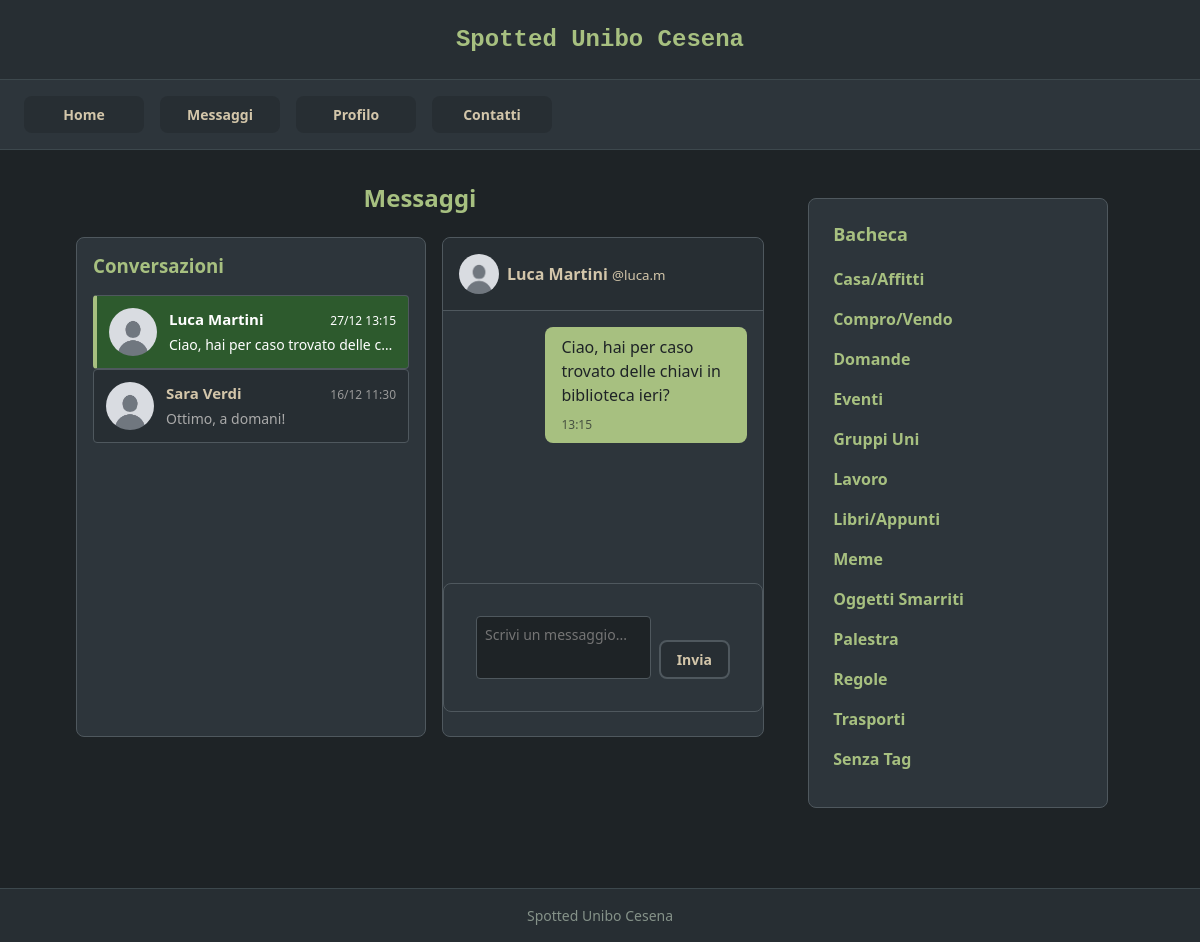
Page /messaggi.php?user=5 (signed in) on the committed database.
### tables this page shows
CREATE TABLE IF NOT EXISTS `utente` (
  `idutente` INT NOT NULL AUTO_INCREMENT,
  `username` VARCHAR(100) NOT NULL,
  `password` VARCHAR(512) NOT NULL,
  `nome` VARCHAR(45) NOT NULL,
  `attivo` TINYINT NULL DEFAULT 0,
  `amministratore` TINYINT NULL DEFAULT 0,
  `imgprofilo` VARCHAR(100) DEFAULT 'default-avatar.png',
  PRIMARY KEY (`idutente`)
);

CREATE TABLE IF NOT EXISTS `messaggio` (
  `idmessaggio` INT NOT NULL AUTO_INCREMENT,
  `testomessaggio` TEXT NOT NULL,
  `datamessaggio` DATETIME NOT NULL,
  `letto` TINYINT NOT NULL DEFAULT 0,
  `mittente` INT NOT NULL,
  `destinatario` INT NOT NULL,
  PRIMARY KEY (`idmessaggio`),
  INDEX `fk_messaggio_mittente_idx` (`mittente` ASC),
  INDEX `fk_messaggio_destinatario_idx` (`destinatario` ASC),
  INDEX `idx_conversation` (`mittente` ASC, `destinatario` ASC, `datamessaggio` DESC),
  CONSTRAINT `fk_messaggio_mittente`
    FOREIGN KEY (`mittente`)
    REFERENCES `utente` (`idutente`)
    ON DELETE CASCADE
    ON UPDATE NO ACTION,
  CONSTRAINT `fk_messaggio_destinatario`
    FOREIGN KEY (`destinatario`)
    REFERENCES `utente` (`idutente`)
    ON DELETE CASCADE
    ON UPDATE NO ACTION
);

CREATE TABLE IF NOT EXISTS `tag` (
  `idtag` INT NOT NULL AUTO_INCREMENT,
  `nometag` VARCHAR(50) NOT NULL,
  PRIMARY KEY (`idtag`),
  UNIQUE INDEX `nometag_UNIQUE` (`nometag` ASC)
);

### messaggi.php (called while the page is built, shortened)
<?php
require_once 'bootstrap.php';
$idutente = $_SESSION['idutente'];
$conversationWith = isset($_GET['user']) ? intval($_GET['user']) : null;
$templateParams["conversations"] = $dbh->getConversations($idutente);
if($conversationWith){
    $templateParams["selectedUser"] = $dbh->getUserById($conversationWith);
    $templateParams["messages"] = $dbh->getMessagesBetweenUsers($idutente, $conversationWith);
    $dbh->markMessagesAsRead($conversationWith, $idutente);
}
$templateParams["titolo"] = "Messaggi - Spotted Unibo Cesena";
$templateParams["nome"] = "messages.php";
$templateParams["js"] = array("js/messages.js");
require 'template/base.php';
?>

### utils/functions.php (called while the page is built, shortened)
<?php
function isUserLoggedIn(){
    return !empty($_SESSION['idutente']);
}
?>

### db/database.php (called while the page is built, shortened)
<?php
class DatabaseHelper{
    private $db;
    public function __construct($servername, $username, $password, $dbname, $port){
        $this->db = new mysqli($servername, $username, $password, $dbname, $port);
    }
    public function getUserById($id){
        $query = "SELECT idutente, username, nome, imgprofilo, amministratore FROM utente WHERE idutente=?";
        $stmt = $this->db->prepare($query);
        $stmt->bind_param('i', $id);
        $stmt->execute();
        $result = $stmt->get_result();
        return $result->fetch_assoc();
    }
    public function getTags(){
        $query = "SELECT idtag, nometag FROM tag ORDER BY nometag ASC";
        $stmt = $this->db->prepare($query);
        $stmt->execute();
        $result = $stmt->get_result();
        return $result->fetch_all(MYSQLI_ASSOC);
    }
    public function getConversations($idutente){
        $query = "SELECT DISTINCT
                    CASE
                        WHEN m.mittente = ? THEN m.destinatario
                        ELSE m.mittente
                    END as idutente,
                    u.nome, u.username, u.imgprofilo,
                    (SELECT testomessaggio FROM messaggio
                     WHERE (mittente = ? AND destinatario = u.idutente)
                        OR (mittente = u.idutente AND destinatario = ?)
                     ORDER BY datamessaggio DESC LIMIT 1) as ultimo_messaggio,
                    (SELECT datamessaggio FROM messaggio
                     WHERE (mittente = ? AND destinatario = u.idutente)
                        OR (mittente = u.idutente AND destinatario = ?)
                     ORDER BY datamessaggio DESC LIMIT 1) as data_ultimo_messaggio,
                    (SELECT COUNT(*) FROM messaggio
                     WHERE mittente = u.idutente AND destinatario = ? AND letto = 0) as non_letti
                  FROM messaggio m
                  JOIN utente u ON (CASE WHEN m.mittente = ? THEN m.destinatario ELSE m.mittente END = u.idutente)
                  WHERE m.mittente = ? OR m.destinatario = ?
                  ORDER BY data_ultimo_messaggio DESC";
        $stmt = $this->db->prepare($query);
        $stmt->bind_param('iiiiiiiii', $idutente, $idutente, $idutente, $idutente, $idutente, $idutente, $idutente, $idutente, $idutente);
        $stmt->execute();
        $result = $stmt->get_result();
        return $result->fetch_all(MYSQLI_ASSOC);
    }
    public function getMessagesBetweenUsers($user1, $user2){
        $query = "SELECT m.idmessaggio, m.testomessaggio, m.datamessaggio, m.letto, m.mittente, m.destinatario,
                  u.nome, u.username, u.imgprofilo
                  FROM messaggio m
                  JOIN utente u ON m.mittente = u.idutente
                  WHERE (m.mittente = ? AND m.destinatario = ?) OR (m.mittente = ? AND m.destinatario = ?)
                  ORDER BY m.datamessaggio ASC";
        $stmt = $this->db->prepare($query);
        $stmt->bind_param('iiii', $user1, $user2, $user2, $user1);
        $stmt->execute();
        $result = $stmt->get_result();
        return $result->fetch_all(MYSQLI_ASSOC);
    }
}
?>

### bootstrap.php (called while the page is built, shortened)
<?php
require_once("utils/functions.php");
require_once("db/database.php");
$dbh = new DatabaseHelper("localhost", "root", "", "spotted_db", 3306);
?>

### template/base.php (the view, shortened to what this page needs)
<!DOCTYPE html>
<html lang="it">
<head>
    <link rel="stylesheet" href="./css/base.css" />
    <link rel="stylesheet" href="./css/layout.css" />
    <link rel="stylesheet" href="./css/components.css" />
    <link rel="stylesheet" href="./css/pages.css" />
</head>
<body>
    <header>
        <h1>Spotted Unibo Cesena</h1>
    </header>
    <nav>
        <ul>
            <li><a href="index.php">Home</a></li>
            <?php if(isUserLoggedIn()):
                $unreadCount = $dbh->getUnreadMessageCount($_SESSION['idutente']);
            ?>
            <li><a href="messaggi.php">Messaggi<span id="unread-messages-badge" class="nav-badge" style="display: <?php echo $unreadCount > 0 ? 'inline' : 'none'; ?>;"><?php echo $unreadCount > 0 ? $unreadCount : ''; ?></span></a></li>
            <li><a href="profilo.php">Profilo</a></li>
            <?php else: ?>
            <li><a href="login.php">Login</a></li>
            <?php endif; ?>
            <li><a href="contatti.php">Contatti</a></li>
        </ul>
    </nav>
    <main>
    <?php
    if(isset($templateParams["nome"])){
        require("template/".$templateParams["nome"]);
    }
    ?>
    </main>
    <aside>
        <section>
            <h2>Bacheca</h2>
            <ul>
                <?php
                $tags = $dbh->getTags();
                foreach($tags as $tag):
                ?>
                <li><a href="tag.php?id=<?php echo $tag["idtag"]; ?>"><?php echo $tag["nometag"]; ?></a></li>
                <?php endforeach; ?>
                <li><a href="senza-tag.php">Senza Tag</a></li>
            </ul>
        </section>
    </aside>
    <footer>
        <p>Spotted Unibo Cesena</p>
    </footer>
</body>
</html>

### template/messages.php (shortened to what this page needs)
<h2>Messaggi</h2>
<div class="messages-container">
        <div class="conversations-list">
            <h3>Conversazioni</h3>
            <?php if(empty($templateParams["conversations"])): ?>
                <p class="empty-message">Nessuna conversazione ancora. Inizia a chattare con altri utenti!</p>
            <?php else: ?>
                <?php foreach($templateParams["conversations"] as $conv): ?>
                    <a href="messaggi.php?user=<?php echo $conv['idutente']; ?>"
                       class="conversation-item <?php echo isset($templateParams["selectedUser"]) && $templateParams["selectedUser"]['idutente'] == $conv['idutente'] ? 'active' : ''; ?>">
                        <img src="<?php echo UPLOAD_DIR.$conv['imgprofilo']; ?>" alt="<?php echo $conv['nome']; ?>" class="conversation-avatar">
                        <div class="conversation-info">
                            <div class="conversation-header">
                                <strong class="conversation-name"><?php echo $conv['nome']; ?></strong>
                                <small class="message-time"><?php echo date('d/m H:i', strtotime($conv['data_ultimo_messaggio'])); ?></small>
                            </div>
                            <div class="conversation-footer">
                                <p class="last-message"><?php echo strlen($conv['ultimo_messaggio']) > 50 ? substr($conv['ultimo_messaggio'], 0, 50).'...' : $conv['ultimo_messaggio']; ?></p>
                            </div>
                        </div>
                    </a>
                <?php endforeach; ?>
            <?php endif; ?>
        </div>
        <div class="chat-area">
            <?php if(isset($templateParams["selectedUser"])): ?>
                <div class="chat-header">
                    <img src="<?php echo UPLOAD_DIR.$templateParams["selectedUser"]['imgprofilo']; ?>"
                         alt="<?php echo $templateParams["selectedUser"]['nome']; ?>"
                         class="chat-avatar">
                    <div>
                        <strong><?php echo $templateParams["selectedUser"]['nome']; ?></strong>
                        <small>@<?php echo $templateParams["selectedUser"]['username']; ?></small>
                    </div>
                </div>
                <div class="messages-box" id="messages-box">
                    <?php foreach($templateParams["messages"] as $msg): ?>
                        <div class="message <?php echo $msg['mittente'] == $_SESSION['idutente'] ? 'sent' : 'received'; ?>">
                            <div class="message-content">
                                <p><?php echo nl2br(htmlspecialchars($msg['testomessaggio'])); ?></p>
                                <small class="message-timestamp"><?php echo date('H:i', strtotime($msg['datamessaggio'])); ?></small>
                            </div>
                        </div>
                    <?php endforeach; ?>
                </div>
                <form class="message-form" id="message-form">
                    <textarea name="messaggio" placeholder="Scrivi un messaggio..." required maxlength="1000"></textarea>
                    <button type="submit">Invia</button>
                </form>
            <?php else: ?>
                <div class="empty-chat">
                    <p>Seleziona una conversazione o iniziane una nuova!</p>
                </div>
            <?php endif; ?>
        </div>
    </div>

### css/base.css (style rules this page uses)
:root { --bg-primary: #1e2326; --bg-secondary: #2d353b; --bg-tertiary: #272e33; --bg-hover: #3d484d; --accent-green: #a7c080; --accent-green-hover: #8da563; --accent-blue: #7fbbb3; --accent-blue-hover: #5fa39b; --accent-yellow: #dbbc7f; --accent-red: #e67e80; --accent-red-hover: #c94f54; --text-primary: #d3c6aa; --text-muted: #859289; --text-heading: #a7c080; --border-color: #4f585e; --border-subtle: #3d484d; --space-xs: 0.25rem; --space-sm: 0.5rem; --space-md: 1rem; --space-lg: 1.5rem; --space-xl: 2rem; --space-2xl: 3rem; --font-base: 'Segoe UI', -apple-system, BlinkMacSystemFont, 'Helvetica Neue', Arial, sans-serif; --font-mono: 'Courier New', 'Courier', monospace; --text-xs: 0.75rem; --text-sm: 0.875rem; --text-base: 1rem; --text-lg: 1.125rem; --text-xl: 1.25rem; --text-2xl: 1.5rem; --text-3xl: 1.875rem; --radius-sm: 4px; --radius-md: 8px; --radius-lg: 12px; --radius-full: 9999px; --transition-fast: 150ms ease; --transition-base: 200ms ease; --transition-slow: 300ms ease; --shadow-sm: 0 1px 3px rgba(0, 0, 0, 0.3); --shadow-md: 0 4px 6px rgba(0, 0, 0, 0.4); --shadow-lg: 0 10px 15px rgba(0, 0, 0, 0.5); }
* { box-sizing: border-box; }
body, h1, h2, h3, h4, p, ul, ol { margin: 0; padding: 0; }
body { background-color: var(--bg-primary); color: var(--text-primary); font-family: var(--font-base); font-size: var(--text-base); line-height: 1.5; }
img { max-width: 100%; height: auto; display: block; }
a { color: var(--accent-green); text-decoration: none; transition: color var(--transition-base); }
ul, ol { list-style: none; }
h1, h2, h3, h4, h5, h6 { font-weight: 700; line-height: 1.3; color: var(--text-primary); }

### css/layout.css (style rules this page uses)
body > header, body > footer { background-color: var(--bg-tertiary); color: var(--text-primary); text-align: center; padding: var(--space-lg) var(--space-md); border-bottom: 1px solid var(--border-subtle); }
body > header h1 { font-family: var(--font-mono); font-size: var(--text-2xl); font-weight: 700; color: var(--accent-green); }
body > footer { border-bottom: none; border-top: 1px solid var(--border-subtle); margin-top: var(--space-2xl); padding: var(--space-md); font-size: var(--text-sm); color: var(--text-muted); }
nav { background-color: var(--bg-secondary); padding: var(--space-md) var(--space-lg); border-bottom: 1px solid var(--border-subtle); position: sticky; top: 0; z-index: 100; }
nav ul { display: flex; gap: var(--space-md); flex-wrap: wrap; justify-content: center; max-width: 1200px; margin: 0 auto; }
nav ul li { flex: 1 1 auto; min-width: 120px; text-align: center; }
nav ul li a { display: block; padding: var(--space-sm) var(--space-md); background-color: var(--bg-tertiary); color: var(--text-primary); border-radius: var(--radius-md); font-weight: 600; font-size: var(--text-sm); transition: all var(--transition-base); }
body > main { max-width: 800px; margin: var(--space-xl) auto; padding: 0 var(--space-sm); }
main > h2 { font-size: var(--text-2xl); color: var(--text-heading); margin-bottom: var(--space-lg); text-align: center; font-weight: 700; }
aside { background-color: var(--bg-secondary); border: 1px solid var(--border-color); border-radius: var(--radius-md); margin: 0 var(--space-md) var(--space-xl); padding: var(--space-lg); }
aside > section { padding: 0; }
aside > section > h2 { font-size: var(--text-lg); color: var(--text-heading); margin-bottom: var(--space-md); font-weight: 700; }
aside > section > ul > li { margin-bottom: var(--space-sm); }
aside > section > ul > li > a { color: var(--accent-green); font-weight: 600; display: block; padding: var(--space-xs) 0; transition: all var(--transition-base); }
@media screen and (min-width: 768px) { body > main { padding: 0 var(--space-md); width: 60%; margin-left: 5%; margin-right: 2%; } }
@media screen and (min-width: 768px) { main, aside { display: inline-block; vertical-align: top; } }
@media screen and (min-width: 768px) { aside { width: 25%; margin: var(--space-2xl) 5% var(--space-xl) 0; position: sticky; top: 80px; } }
@media screen and (min-width: 768px) { nav ul { justify-content: flex-start; } }
@media screen and (min-width: 768px) { nav ul li { flex: 0 1 auto; } }

### rows in the picture
utente: imgprofilo (placeholder picture), nome "Luca Martini", username "luca.m"
messaggio: testomessaggio "Ciao, hai per caso trovato delle chiavi in biblioteca ieri?", datamessaggio "13:15"
tag: nometag "Casa/Affitti"
tag: nometag "Compro/Vendo"
tag: nometag "Domande"
tag: nometag "Eventi"
tag: nometag "Gruppi Uni"
tag: nometag "Lavoro"
tag: nometag "Libri/Appunti"
tag: nometag "Meme"
tag: nometag "Oggetti Smarriti"
tag: nometag "Palestra"
tag: nometag "Regole"
tag: nometag "Trasporti"

### other values in the picture
$conv['nome'] "Luca Martini"
date('d/m H:i', strtotime($conv['data_ultimo_messaggio'])) "27/12 13:15"
substr($conv['ultimo_messaggio'], 0, 50) "Ciao, hai per caso trovato delle c…"
$conv['nome'] "Sara Verdi"
date('d/m H:i', strtotime($conv['data_ultimo_messaggio'])) "16/12 11:30"
$conv['ultimo_messaggio'] "Ottimo, a domani!"
